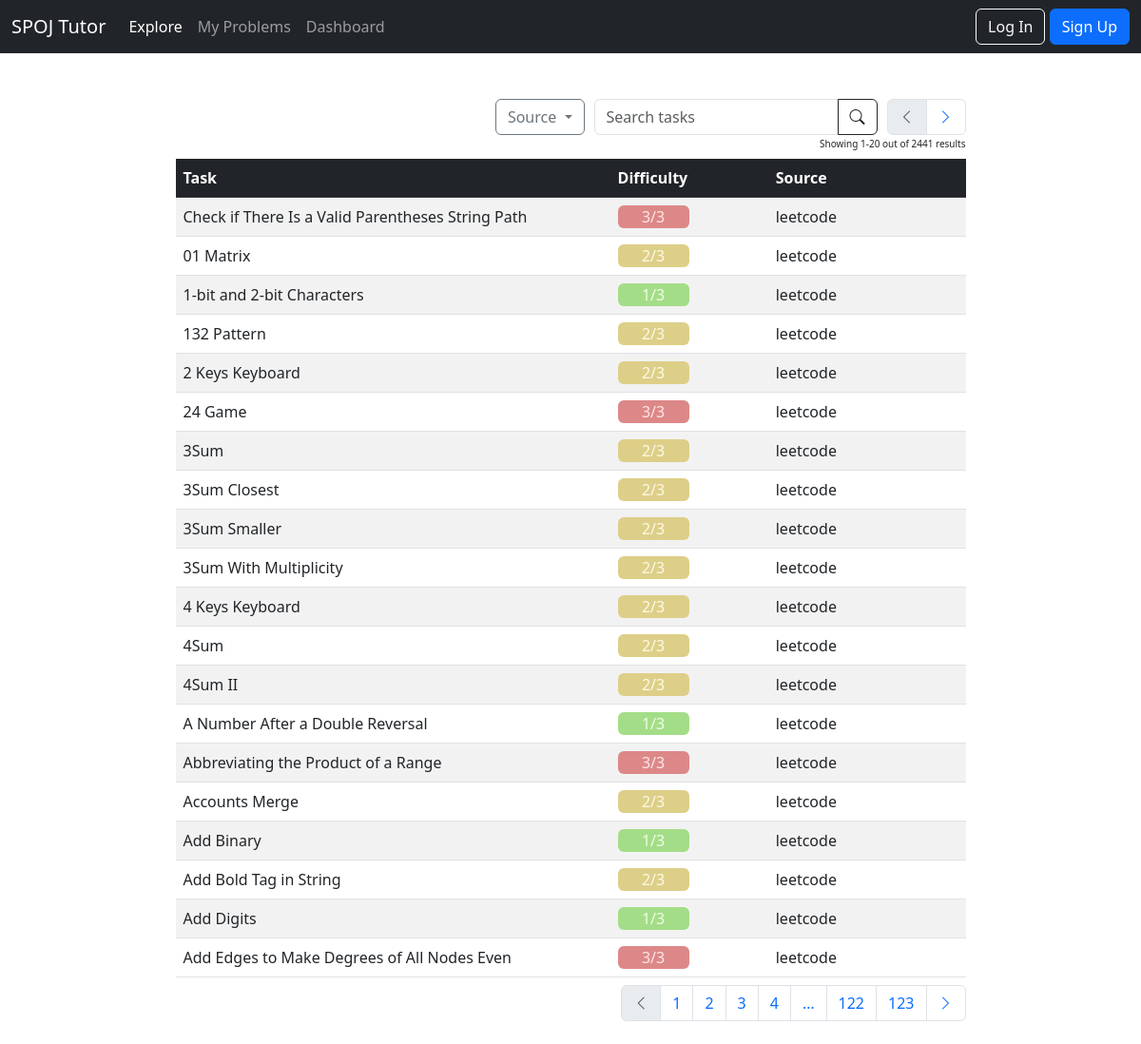
/tasks/, run on the app's committed database.
### tasks/models.py (models this page shows, shortened)
class Task(models.Model):
    id = models.AutoField(primary_key=True)
    difficulty = models.PositiveIntegerField()
    title = models.CharField(max_length=125)
    spoj = models.ForeignKey(Spoj, on_delete=models.CASCADE)
    class Meta:
        unique_together = ("difficulty", "title", "spoj", "url", "solution_url")
    url = models.URLField(max_length=200, blank=True, null=True)
    solution_url = models.URLField(max_length=200, blank=True, null=True)

class Spoj(models.Model):
    name = models.CharField(max_length=255, primary_key=True)
    amount_of_difficulty_levels = models.IntegerField(null=False, blank=False)
    url = models.URLField(max_length=200)
    def __str__(self):
        return self.name

### tasks/views.py (the view, shortened to what this page needs)
# urls.py: path("tasks/", include("tasks.urls")),
def tasks(request):
    task_query = TaskQuery(request)
    task_list = task_query.task_list
    tasks_count = task_list.count()
    spojs = Spoj.objects.all()
    user_tasks_ids = []
    if request.user.id is not None:
        user_tasks_ids = UserTask.objects.filter(user_id=request.user.id).values_list('task_id', flat=True)
    queryset = task_list.order_by('title')
    page = request.GET.get('page', 1)
    paginator = Paginator(queryset, 20)
    try:
        tasks = paginator.page(page)
    except PageNotAnInteger:
        tasks = paginator.page(1)
    except EmptyPage:
        tasks = paginator.page(paginator.num_pages)
    return render(request, 'tasks/tasks.html',
                  {'tasks': tasks, 'spojs': spojs, 'task_query': task_query, "tasks_count": tasks_count,
                   "user_tasks_ids": user_tasks_ids})

### tasks/query_params/task_query_params.py (called while the page is built, shortened)
    def _get_params(self):
        params = []
        for item in self.request.GET.items():
            params.append(item[0])
        return params

    def _build_url(self):
        url = ""
        for param in QUERY_PARAMS_ORDER:
            if param in self.request.GET:
                url += f"&{param}={self.request.GET.get(param)}"
        return url

    def _handle_params(self):
        task_list = Task.objects.all()
        return task_list

### tasks/templatetags/paginator_tags.py (called while the page is built)
@register.simple_tag
def get_proper_elided_page_range(p, number, on_each_side=1, on_ends=1):
    paginator = Paginator(p.object_list, p.per_page)
    return paginator.get_elided_page_range(number=number,
                                           on_each_side=on_each_side,
                                           on_ends=on_ends)

### templates/tasks/tasks.html (shortened to what this page needs)
{% extends 'base.html' %}
{% load static %}
{% load paginator_tags %}
{% block stylesheet %}
    {{ block.super }}
    <link rel="stylesheet" href="{% static 'css/tasks.css' %}">
{% endblock stylesheet %}
{% block content %}
    <div class="row justify-content-center">
        <div class="col-lg-9 col-md-12 col-sm-12">
            {% include 'includes/table_nav.html' %}
            <table class="fixed table table-striped my-2 align-middle">
                <thead class="table-dark ">
                <tr>
                    {% if user.is_authenticated %}
                        <th style="width: 50%">Task</th>
                        <th style="width: 20%">Difficulty</th>
                        <th style="width: 20%">Source</th>
                        <th style="width: 10%">Status</th>
                    {% else %}
                        <th style="width: 55%">Task</th>
                        <th style="width: 20%">Difficulty</th>
                        <th style="width: 25%">Source</th>
                    {% endif %}
                </tr>
                </thead>
                <tbody>
                {% for task in tasks %}
                    <tr>
                        <td class="title"><a class="link" href="{% url 'single_task' task.id %}">{{ task.title }}</a>
                        </td>
                        <td>
                            <div class="diff container-lg rounded-2" id="diff">
                                {{ task.difficulty | add:1 }}/{{ task.spoj.amount_of_difficulty_levels }}
                            </div>
                        </td>
                        <td>
                            <a class="link" href={{ task.url }} target="_blank" rel="noopener noreferrer">
                                {{ task.spoj }}
                            </a>
                        </td>
                    </tr>
                {% endfor %}
                </tbody>
            </table>
            {% include 'includes/table_pagination.html' %}
        </div>
    </div>
{% endblock content %}

### static/css/tasks.css (style rules this page uses)
.diff { width: 50%; height: auto; text-align: center; float: left; }
.fixed { table-layout: fixed; }
.title { overflow: hidden; white-space: nowrap; text-overflow: ellipsis; }
.link { color: #212529; text-decoration: none; }

### data on the page
Task: title "Check if There Is a Valid Parentheses String Path", difficulty|add "3", spoj.amount_of_difficulty_levels "3", spoj "leetcode"
Task: title "01 Matrix", difficulty|add "2", spoj.amount_of_difficulty_levels "3", spoj "leetcode"
Task: title "1-bit and 2-bit Characters", difficulty|add "1", spoj.amount_of_difficulty_levels "3", spoj "leetcode"
Task: title "132 Pattern", difficulty|add "2", spoj.amount_of_difficulty_levels "3", spoj "leetcode"
Task: title "2 Keys Keyboard", difficulty|add "2", spoj.amount_of_difficulty_levels "3", spoj "leetcode"
Task: title "24 Game", difficulty|add "3", spoj.amount_of_difficulty_levels "3", spoj "leetcode"
Task: title "3Sum", difficulty|add "2", spoj.amount_of_difficulty_levels "3", spoj "leetcode"
Task: title "3Sum Closest", difficulty|add "2", spoj.amount_of_difficulty_levels "3", spoj "leetcode"
Task: title "3Sum Smaller", difficulty|add "2", spoj.amount_of_difficulty_levels "3", spoj "leetcode"
Task: title "3Sum With Multiplicity", difficulty|add "2", spoj.amount_of_difficulty_levels "3", spoj "leetcode"
Task: title "4 Keys Keyboard", difficulty|add "2", spoj.amount_of_difficulty_levels "3", spoj "leetcode"
Task: title "4Sum", difficulty|add "2", spoj.amount_of_difficulty_levels "3", spoj "leetcode"
Task: title "4Sum II", difficulty|add "2", spoj.amount_of_difficulty_levels "3", spoj "leetcode"
Task: title "A Number After a Double Reversal", difficulty|add "1", spoj.amount_of_difficulty_levels "3", spoj "leetcode"
Task: title "Abbreviating the Product of a Range", difficulty|add "3", spoj.amount_of_difficulty_levels "3", spoj "leetcode"
Task: title "Accounts Merge", difficulty|add "2", spoj.amount_of_difficulty_levels "3", spoj "leetcode"
Task: title "Add Binary", difficulty|add "1", spoj.amount_of_difficulty_levels "3", spoj "leetcode"
Task: title "Add Bold Tag in String", difficulty|add "2", spoj.amount_of_difficulty_levels "3", spoj "leetcode"
Task: title "Add Digits", difficulty|add "1", spoj.amount_of_difficulty_levels "3", spoj "leetcode"
Task: title "Add Edges to Make Degrees of All Nodes Even", difficulty|add "3", spoj.amount_of_difficulty_levels "3", spoj "leetcode"

### other printed values
{{ tasks.start_index }} "1"
{{ tasks.end_index }} "20"
{{ tasks_count }} "2441"
{{ i }} "1" "2" "3" "4" "…" "122" "123"
